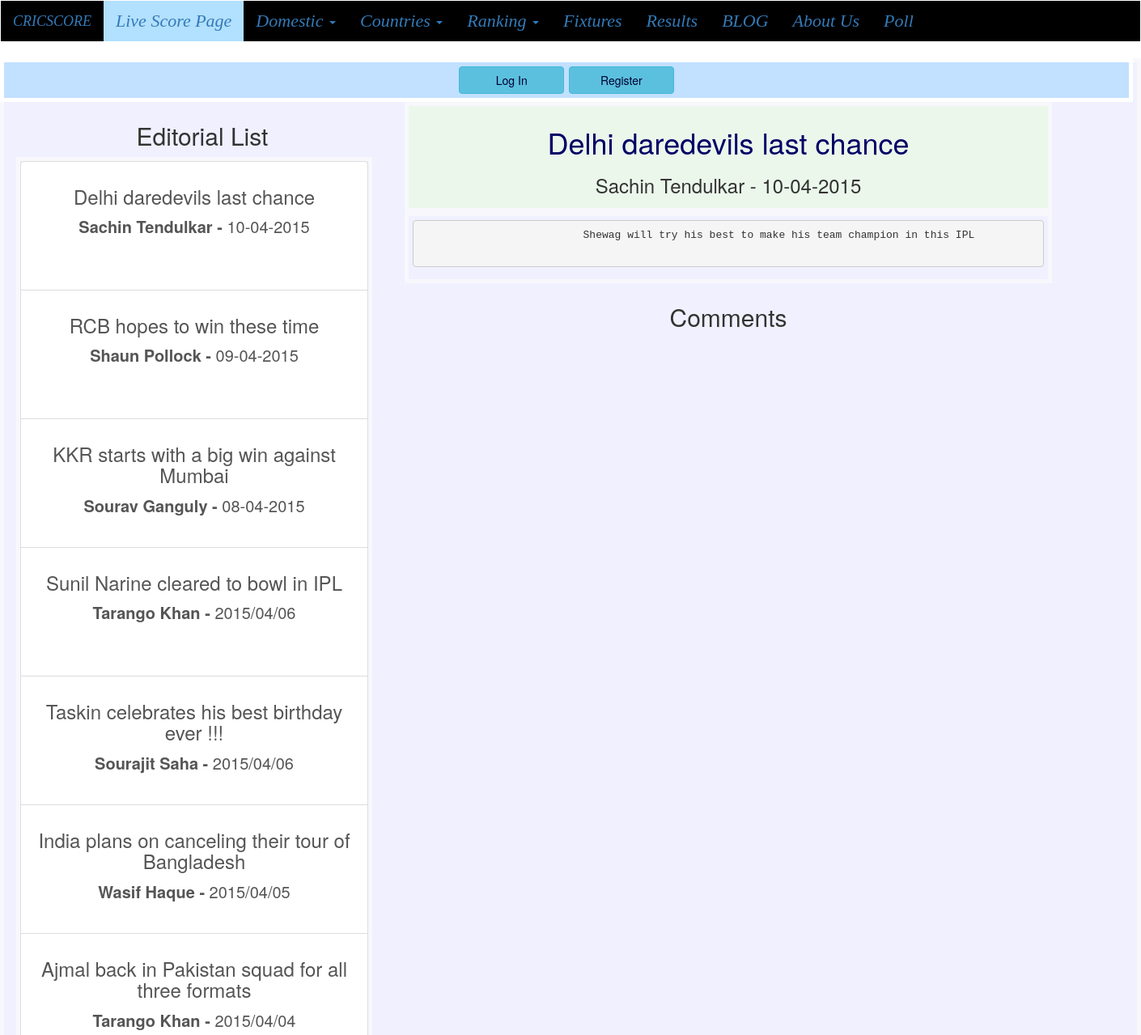
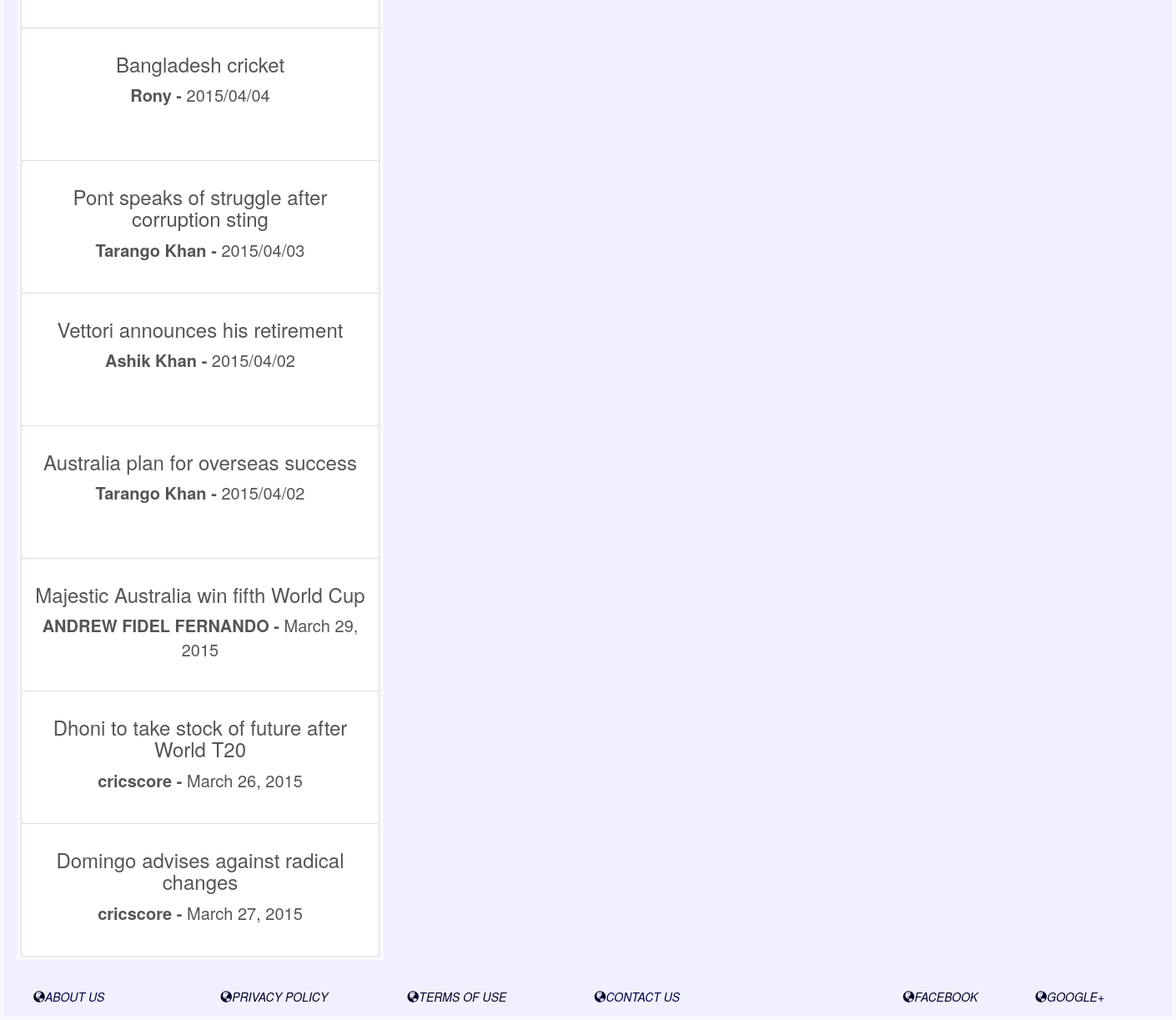
Screenshot of /Editorial_Home.php with the database file from the repository (2 pictures, top to bottom).
### tables this page shows
CREATE TABLE IF NOT EXISTS `articles` (
  `Title` varchar(100) NOT NULL,
  `Writer` varchar(30) NOT NULL,
`Writer_ID` int(6) NOT NULL,
  `Section` varchar(100) NOT NULL,
  `Writing` text NOT NULL,
  `published_date` varchar(30) NOT NULL,
  `Viewers` int(6) NOT NULL
);

### Editorial_Home.php (the view, shortened to what this page needs)
<?php
  include("header.php");
?>
  <?php
  require('connectdb.php');
  $sql = "SELECT * FROM articles ORDER BY Writer_ID DESC LIMIT 1";
  $result1 = mysqli_query($cnctdb, $sql);
  $row = mysqli_fetch_row($result1);
  $last_id = $row[2];
  ?>
<div>
  <div class="editorial_home_test">
  <?php
        if(isset($_SESSION['email'])){
          $Email = $_SESSION['email'];
    ?>
      <div class="editorial_top_test block center">
          <a style="color:#000033;" href="logout.php" class="btn btn-info" role="button">Log Out <?php echo $Email ?> </a>
          <a style="color:#000033;" href="Write_post.php" class="btn btn-info" role="button">Write New Post</a>
      </div>
      <?php }else{ ?>
      <div class="editorial_top_test block center">
          <a style="color:#000033;width:130px;" href="logintest.php" class="btn btn-info" role="button">Log In</a>
          <a style="color:#000033;width:130px;" href="Register_Here.php" class="btn btn-info" role="button">Register</a>
      </div>
        <?php } ?>
    <div class="editorial_left_test">
          <h2>Editorial List</h2>
          <div class="container">
                <div class="list-group" style="width:440px;">
                  <?php
                    $cnt = 1;
                    while (true){
                          if($cnt == 15 || $last_id == 0) break;
                          $sql = "SELECT * FROM articles WHERE Writer_ID = $last_id";
                          $result5 = mysqli_query($cnctdb, $sql);
                          $total = mysqli_num_rows($result5);
                          if($result5 && $total!=0){
                            $row1 = mysqli_fetch_row($result5);
                  ?>
                      <a href="Editorial_Home.php?id=<?php echo "".$row1[2]; ?>&Email=<?php echo $Email ?>" class="list-group-item" style="height:160px;width:430px;float:left;"> <h3><?php $res = "".$row1[0]."\n"; echo $res; ?> </h3> <b><?php $res = "".$row1[1]."\n - "; echo $res; ?> </b> <?php $res = "".$row1[5]."\n"; echo $res; ?> </a>
                    <?php
                          $cnt++;
                        }
                        $last_id--;
                    }
                    ?>
                </div>
          </div>
    </div>
    <div class="editorial_right_test">
          <div class="editorial_writing_test">
            <div class= "writing_header_test">
              <h1><?php $res = "".$row[0]."\n"; echo $res; ?> </h1>
              <h3><?php $res = "".$row[1]." - ".$row[5]; echo $res; ?> </h3>
            </div>
            <div class= "writing_document_test">
              <pre>
                <?php $res = "".$row[4]."\n"; echo $res; ?>
              </pre>
            </div>
          </div>
            <div class="editorial_comment_test">
              <h2>Comments</h2>
            </div>
    </div>
  </div>
</div>
<?php
  include("footer.php");
  ?>

### style_cricket.css (style rules this page uses)
h1 { color: #000066; text-align:center; }
div.list-group { border: 4px solid; text-align:center; float:left; border: 5px solid; background-color:#E6EBF0; border-color: #F8F8FC }
div.editorial_home_test { text-decoration: blue; font-size: 20px; text-align:center; width:1400px; float:left; }
div.editorial_top_test { text-decoration: blue; font-size: 20px; text-align:center; width:1400px; padding:5px; border: 5px solid; background-color:#C2E0FF; border-color: #FFFFFF; }
div.editorial_left_test { text-decoration: blue; font-size: 20px; text-align:center; width:500px; float:left; padding:5px; }
div.editorial_right_test { text-decoration: blue; font-size: 20px; text-align:center; width:800px; float:left; }
div.editorial_writing_test { text-decoration: blue; font-size: 20px; width:800px; float:left; }
div.writing_header_test { text-decoration: blue; font-size: 20px; text-align:center; width:800px; float:left; padding:5px; border: 5px solid; background-color:#EBF7EB; border-color: #F8F8FC; }
div.writing_document_test { text-decoration: blue; font-size: 20px; width:800px; float:left; padding:5px; border: 5px solid; border-color: #F8F8FC; }
div.editorial_comment_test { text-decoration: blue; font-size: 20px; text-align:center; width:800px; float:left; padding:5px; }

### rows the page displays
articles: Title "Delhi daredevils last chance", Writer "Sachin Tendulkar -", published_date "10-04-2015", res "Sachin Tendulkar - 10-04-2015", Writing "Shewag will try his best to make his team champion in this IPL"
articles: Title "RCB hopes to win these time", Writer "Shaun Pollock -", published_date "09-04-2015"
articles: Title "KKR starts with a big win against Mumbai", Writer "Sourav Ganguly -", published_date "08-04-2015"
articles: Title "Sunil Narine cleared to bowl in IPL", Writer "Tarango Khan -", published_date "2015/04/06"
articles: Title "Taskin celebrates his best birthday ever !!!", Writer "Sourajit Saha -", published_date "2015/04/06"
articles: Title "India plans on canceling their tour of Bangladesh", Writer "Wasif Haque -", published_date "2015/04/05"
articles: Title "Ajmal back in Pakistan squad for all three formats", Writer "Tarango Khan -", published_date "2015/04/04"
articles: Title "Bangladesh cricket", Writer "Rony -", published_date "2015/04/04"
articles: Title "Pont speaks of struggle after corruption sting", Writer "Tarango Khan -", published_date "2015/04/03"
articles: Title "Vettori announces his retirement", Writer "Ashik Khan -", published_date "2015/04/02"
articles: Title "Australia plan for overseas success", Writer "Tarango Khan -", published_date "2015/04/02"
articles: Title "Majestic Australia win fifth World Cup", Writer "ANDREW FIDEL FERNANDO -", published_date "March 29, 2015"
articles: Title "Dhoni to take stock of future after World T20", Writer "cricscore -", published_date "March 26, 2015"
articles: Title "Domingo advises against radical changes", Writer "cricscore -", published_date "March 27, 2015"
